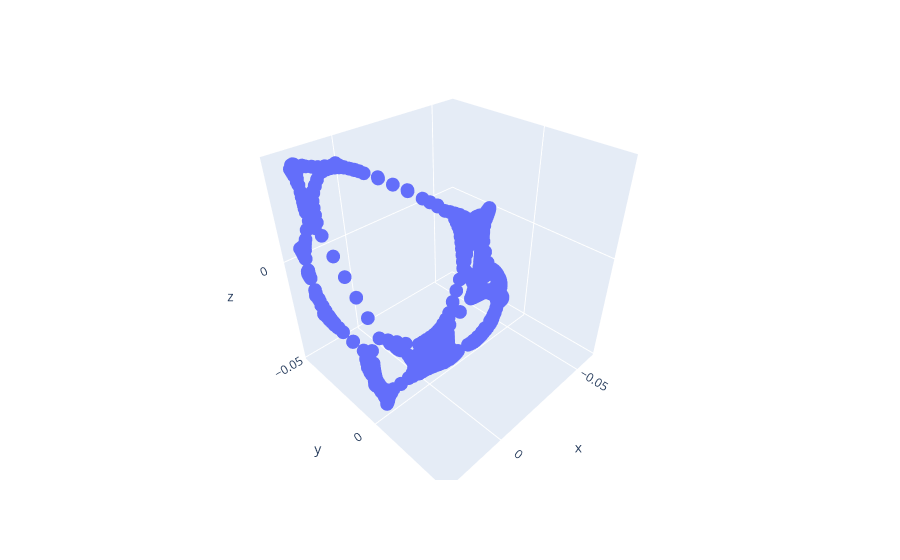

Notebook code cell kept with this figure:
### Code cell
import plotly.express as px
fig = px.scatter_3d(x=v2, y=v3,z=v4)

fig.show()

### Figure 1 — Plotly figure (JSON) as saved in the notebook; plotly's stock layout.template omitted (floating-point values rounded to 4 significant figures; data arrays with more than 128 entries replaced by an {"elided": "..."} marker saying what was removed)
{"data": [{"hovertemplate": "x=%{x}<br>y=%{y}<br>z=%{z}<extra></extra>", "legendgroup": "", "marker": {"color": "#636efa", "symbol": "circle"}, "mode": "markers", "name": "", "scene": "scene", "showlegend": false, "type": "scatter3d", "x": {"elided": "1786 float values"}, "y": {"elided": "1786 float values"}, "z": {"elided": "1786 float values"}}], "layout": {"legend": {"tracegroupgap": 0}, "margin": {"t": 60}, "scene": {"domain": {"x": [0, 1], "y": [0, 1]}, "xaxis": {"title": {"text": "x"}}, "yaxis": {"title": {"text": "y"}}, "zaxis": {"title": {"text": "z"}}}}}
